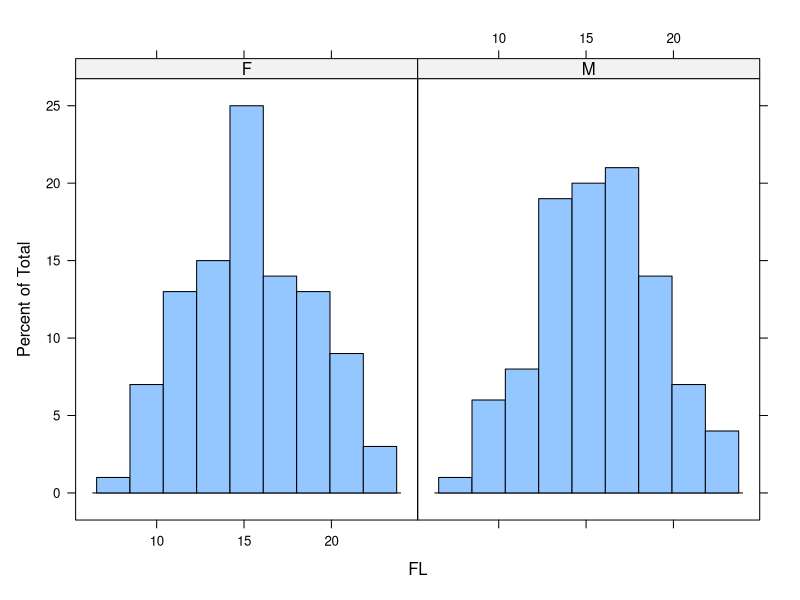
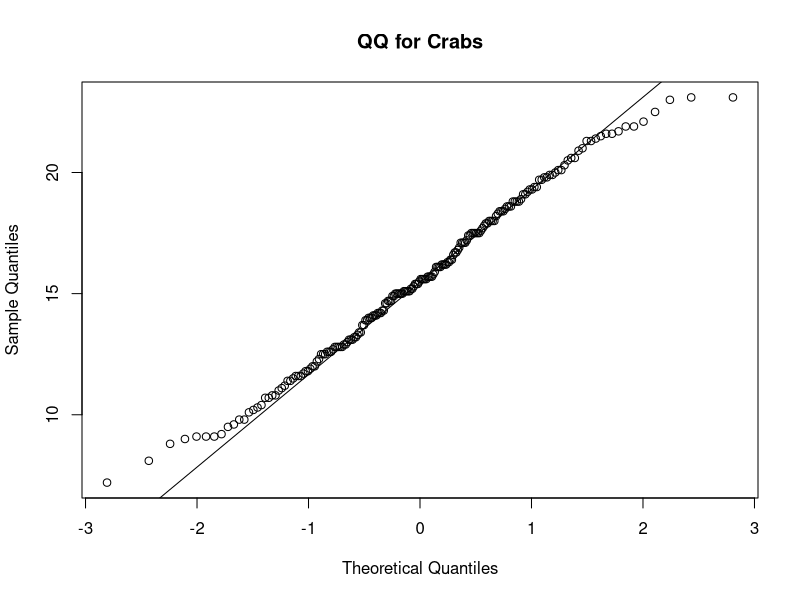

Reproduce these figures in R, in order.
## ---- chunk 1
library(lattice)
## ---- chunk 2
#install.packages(MASS)
library(MASS)
histogram(~FL|sex,data = crabs)
## ---- chunk 3
qqnorm(crabs$FL,main = "QQ for Crabs")
qqline(crabs$FL)
## ---- chunk 4
nortest <- shapiro.test(crabs$FL)
nortest$p.value
